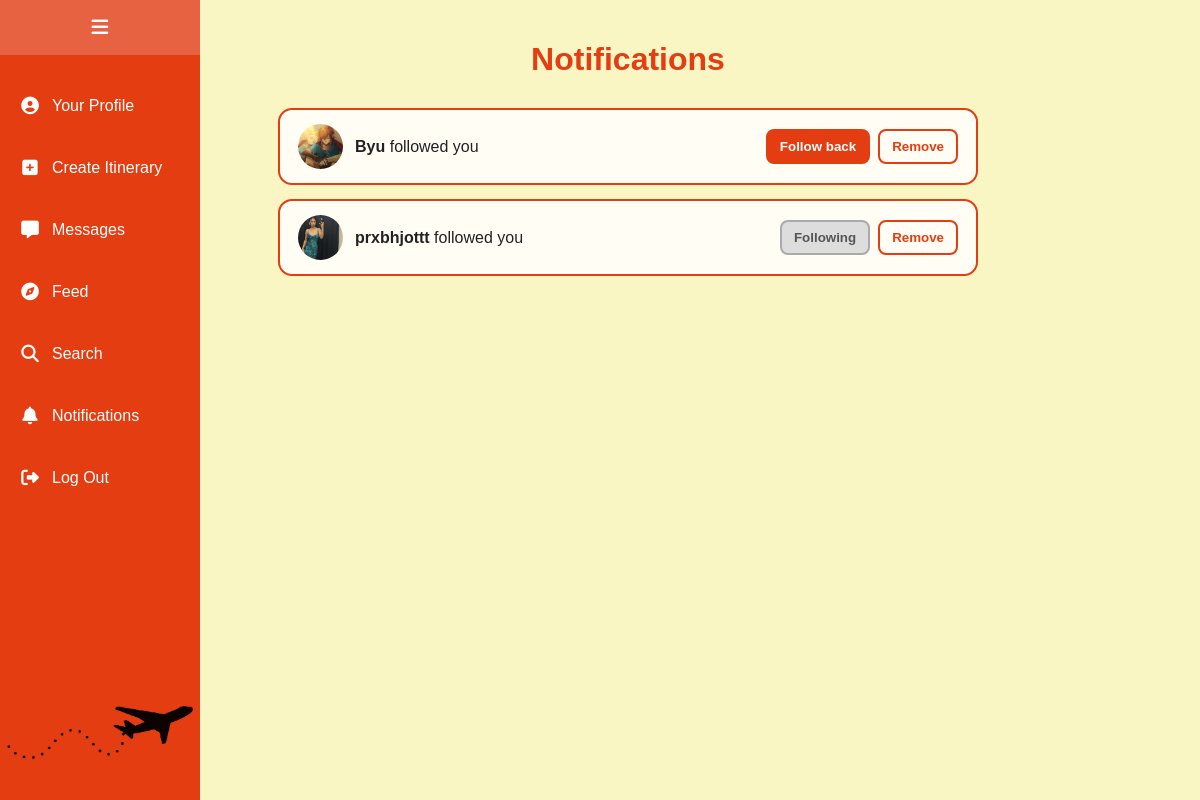
The page /notifications (signed in) on the database its author committed.
### app.py (models this page shows, shortened)
class User(db.Model):
    id = db.Column(db.Integer, primary_key=True)
    email = db.Column(db.String(120), unique=True, nullable=False)
    phone = db.Column(db.String(20), nullable=False)
    password_hash = db.Column(db.String(255), nullable=False)
    username = db.Column(db.String(50), unique=True, nullable=True)
    bio = db.Column(db.Text, nullable=True)
    avatar_url = db.Column(db.String(255), nullable=True)
    interest_1 = db.Column(db.String(25), nullable=True)
    interest_2 = db.Column(db.String(25), nullable=True)
    interest_3 = db.Column(db.String(25), nullable=True)
    interest_4 = db.Column(db.String(25), nullable=True)
    interest_5 = db.Column(db.String(25), nullable=True)

### app.py (the view)
@app.route('/notifications')
def notifications():
    current_user_id = session.get("user_id")
    if not current_user_id:
        return redirect(url_for('login_page'))
    follower_records = Follow.query.filter_by(
        following_id=current_user_id
    ).order_by(Follow.created_at.desc()).all()
    notifications = []
    for record in follower_records:
        follower = User.query.get(record.follower_id)
        if follower:
            is_following_back = Follow.query.filter_by(
                follower_id=current_user_id,
                following_id=follower.id
            ).first() is not None
            notifications.append({
                "follower": follower,
                "is_following_back": is_following_back
            })
    return render_template(
        'notifications.html',
        notifications=notifications
    )

### templates/notifications.html (shortened to what this page needs)
<!DOCTYPE html>
<html>
<head>
    <link rel="stylesheet" href="https://cdnjs.cloudflare.com/ajax/libs/font-awesome/6.5.0/css/all.min.css">
    <link rel="stylesheet" href="{{ url_for('static', filename='styles.css') }}">
</head>
<body>
    {% include 'navbar.html' %}
    <div class="page-wrapper">
        <div class="middle-column">
            <h1>Notifications</h1>
            <div class="notifications-container">
                {% if notifications %}
                    {% for notification in notifications %}
                        <div class="notification-card" onclick="goToProfile('{{ notification.follower.id }}')">
                            <div class="notification-left">
                                {% if notification.follower.avatar_url %}
                                    <img
                                        src="{{ url_for('static', filename='uploads/' + notification.follower.avatar_url) }}"
                                        class="notification-avatar"
                                    >
                                {% else %}
                                    <div class="notification-avatar-placeholder"></div>
                                {% endif %}
                                <p>
                                    <strong>{{ notification.follower.username }}</strong>
                                    followed you
                                </p>
                            </div>
                            <div class="notification-actions" onclick="event.stopPropagation()">
                                {% if notification.is_following_back %}
                                    <button class="notification-btn following-btn" disabled>
                                        Following
                                    </button>
                                {% else %}
                                    <button
                                        class="notification-btn follow-back-btn"
                                        onclick="followBack('{{ notification.follower.id }}', this)"
                                    >
                                        Follow back
                                    </button>
                                {% endif %}
                                <button
                                    class="notification-btn remove-btn"
                                    onclick="removeFollower('{{ notification.follower.id }}', this)"
                                >
                                    Remove
                                </button>
                            </div>
                        </div>
                    {% endfor %}
                {% else %}
                    <div class="empty-state">
                        <i class="fa-solid fa-bell"></i>
                        <p>No notifications yet</p>
                    </div>
                {% endif %}
            </div>
        </div>
    </div>
</body>
</html>

### static/styles.css (style rules this page uses)
body { font-family: Helvetica, Arial, sans-serif; background-color: #faf6c3 !important; color: black; text-align: center; margin: 0; padding: 0; }
h1 { font-size:xx-large; color: #e43d12; }
.page-wrapper { margin-left: 56px; display: flex; height: 100vh; overflow: hidden; }
.middle-column { flex: 1; overflow-y: auto; padding: 20px; text-align: center; background-color: #faf6c3; }
.notifications-container { max-width: 700px; margin: 30px auto; }
.notification-card { display: flex; justify-content: space-between; align-items: center; gap: 15px; border: 2px solid #e43d12; border-radius: 14px; padding: 14px 18px; margin-bottom: 14px; background: #fffdf4; cursor: pointer; }
.notification-left { display: flex; align-items: center; gap: 12px; }
.notification-left p { margin: 0; color: #222; }
.notification-avatar, .notification-avatar-placeholder { width: 45px; height: 45px; border-radius: 50%; object-fit: cover; }
.notification-actions { display: flex; gap: 8px; }
.notification-btn { border: 2px solid #e43d12; border-radius: 8px; padding: 8px 12px; cursor: pointer; font-weight: bold; }
.follow-back-btn { background: #e43d12; color: white; }
.remove-btn { background: transparent; color: #e43d12; }
.following-btn { background: #ddd; color: #555; border-color: #aaa; cursor: default; }

### rows shown on the page
User: avatar_url (picture), follower.username "Byu"
User: avatar_url (picture), follower.username "prxbhjottt"
